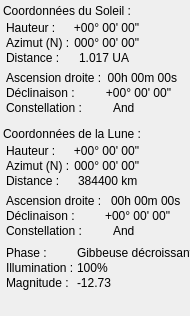
      <widget class="QWidget" name="affichageSoleilLune">
       <property name="geometry">
        <rect>
         <x>0</x>
         <y>0</y>
         <width>190</width>
         <height>316</height>
        </rect>
       </property>
       <property name="font">
        <font/>
       </property>
       <property name="mouseTracking">
        <bool>true</bool>
       </property>
       <widget class="QLabel" name="lbl_coordonneesSoleil">
        <property name="geometry">
         <rect>
          <x>3</x>
          <y>3</y>
          <width>196</width>
          <height>16</height>
         </rect>
        </property>
        <property name="font">
         <font/>
        </property>
        <property name="mouseTracking">
         <bool>true</bool>
        </property>
        <property name="autoFillBackground">
         <bool>true</bool>
        </property>
        <property name="text">
         <string>Coordonnées du Soleil :</string>
        </property>
       </widget>
       <widget class="QLabel" name="lbl_coordonneesLune">
        <property name="geometry">
         <rect>
          <x>3</x>
          <y>126</y>
          <width>196</width>
          <height>16</height>
         </rect>
        </property>
        <property name="font">
         <font/>
        </property>
        <property name="mouseTracking">
         <bool>true</bool>
        </property>
        <property name="autoFillBackground">
         <bool>true</bool>
        </property>
        <property name="text">
         <string>Coordonnées de la Lune :</string>
        </property>
       </widget>
       <widget class="QWidget" name="formLayoutWidget_6">
        <property name="geometry">
         <rect>
          <x>6</x>
          <y>21</y>
          <width>132</width>
          <height>52</height>
         </rect>
        </property>
        <layout class="QFormLayout" name="formLayout_topoSoleil">
         <property name="sizeConstraint">
          <enum>QLayout::SetFixedSize</enum>
         </property>
         <property name="labelAlignment">
          <set>Qt::AlignLeading|Qt::AlignLeft|Qt::AlignVCenter</set>
         </property>
         <property name="horizontalSpacing">
          <number>3</number>
         </property>
         <property name="verticalSpacing">
          <number>1</number>
         </property>
         <item row="0" column="0">
          <widget class="QLabel" name="lbl_hauteurSol">
           <property name="font">
            <font/>
           </property>
           <property name="mouseTracking">
            <bool>true</bool>
           </property>
           <property name="text">
            <string>Hauteur :</string>
           </property>
          </widget>
         </item>
         <item row="1" column="0">
          <widget class="QLabel" name="lbl_azimutSol">
           <property name="font">
            <font/>
           </property>
           <property name="mouseTracking">
            <bool>true</bool>
           </property>
           <property name="text">
            <string extracomment="Azimuth (from the North)">Azimut (N) :</string>
           </property>
          </widget>
         </item>
         <item row="2" column="0">
          <widget class="QLabel" name="lbl_distanceSol">
           <property name="font">
            <font/>
           </property>
           <property name="mouseTracking">
            <bool>true</bool>
           </property>
           <property name="text">
            <string>Distance :</string>
           </property>
          </widget>
         </item>
         <item row="0" column="1">
          <widget class="QLabel" name="hauteurSoleil">
           <property name="font">
            <font/>
           </property>
           <property name="mouseTracking">
            <bool>true</bool>
           </property>
           <property name="text">
            <string notr="true">+00° 00' 00&quot;</string>
           </property>
           <property name="alignment">
            <set>Qt::AlignRight|Qt::AlignTrailing|Qt::AlignVCenter</set>
           </property>
          </widget>
         </item>
         <item row="1" column="1">
          <widget class="QLabel" name="azimutSoleil">
           <property name="font">
            <font/>
           </property>
           <property name="mouseTracking">
            <bool>true</bool>
           </property>
           <property name="text">
            <string notr="true">000° 00' 00&quot;</string>
           </property>
           <property name="alignment">
            <set>Qt::AlignRight|Qt::AlignTrailing|Qt::AlignVCenter</set>
           </property>
          </widget>
         </item>
         <item row="2" column="1">
          <widget class="QLabel" name="distanceSoleil">
           <property name="font">
            <font/>
           </property>
           <property name="mouseTracking">
            <bool>true</bool>
           </property>
           <property name="text">
            <string notr="true">1.017 UA</string>
           </property>
           <property name="indent">
            <number>6</number>
           </property>
          </widget>
         </item>
        </layout>
       </widget>
       <widget class="QWidget" name="formLayoutWidget_7">
        <property name="geometry">
         <rect>
          <x>6</x>
          <y>71</y>
          <width>170</width>
          <height>52</height>
         </rect>
        </property>
        <layout class="QFormLayout" name="formLayout_equatSol">
         <property name="sizeConstraint">
          <enum>QLayout::SetFixedSize</enum>
         </property>
         <property name="labelAlignment">
          <set>Qt::AlignLeading|Qt::AlignLeft|Qt::AlignVCenter</set>
         </property>
         <property name="horizontalSpacing">
          <number>3</number>
         </property>
         <property name="verticalSpacing">
          <number>1</number>
         </property>
         <item row="0" column="0">
          <widget class="QLabel" name="lbl_ascensionDroiteSol">
           <property name="font">
            <font/>
           </property>
           <property name="mouseTracking">
            <bool>true</bool>
           </property>
           <property name="text">
            <string>Ascension droite :</string>
           </property>
          </widget>
         </item>
         <item row="1" column="0">
          <widget class="QLabel" name="lbl_declinaisonSol">
           <property name="font">
            <font/>
           </property>
           <property name="mouseTracking">
            <bool>true</bool>
           </property>
           <property name="text">
            <string>Déclinaison :</string>
           </property>
          </widget>
         </item>
         <item row="2" column="0">
          <widget class="QLabel" name="lbl_constellationSol">
           <property name="font">
            <font/>
           </property>
           <property name="mouseTracking">
            <bool>true</bool>
           </property>
           <property name="text">
            <string>Constellation :</string>
           </property>
          </widget>
         </item>
         <item row="0" column="1">
          <widget class="QLabel" name="ascensionDroiteSoleil">
           <property name="font">
            <font/>
           </property>
           <property name="mouseTracking">
            <bool>true</bool>
           </property>
           <property name="text">
            <string notr="true">00h 00m 00s</string>
           </property>
           <property name="alignment">
            <set>Qt::AlignRight|Qt::AlignTrailing|Qt::AlignVCenter</set>
           </property>
           <property name="indent">
            <number>2</number>
           </property>
          </widget>
         </item>
         <item row="1" column="1">
          <widget class="QLabel" name="declinaisonSoleil">
           <property name="font">
            <font/>
           </property>
           <property name="mouseTracking">
            <bool>true</bool>
           </property>
           <property name="text">
            <string notr="true">+00° 00' 00&quot;</string>
           </property>
           <property name="alignment">
            <set>Qt::AlignRight|Qt::AlignTrailing|Qt::AlignVCenter</set>
           </property>
           <property name="indent">
            <number>8</number>
           </property>
          </widget>
         </item>
         <item row="2" column="1">
          <widget class="QLabel" name="constellationSoleil">
           <property name="font">
            <font/>
           </property>
           <property name="mouseTracking">
            <bool>true</bool>
           </property>
           <property name="text">
            <string notr="true">And</string>
           </property>
           <property name="indent">
            <number>8</number>
           </property>
          </widget>
         </item>
        </layout>
       </widget>
       <widget class="QWidget" name="formLayoutWidget_8">
        <property name="geometry">
         <rect>
          <x>6</x>
          <y>144</y>
          <width>132</width>
          <height>52</height>
         </rect>
        </property>
        <layout class="QFormLayout" name="formLayout_topoLune">
         <property name="sizeConstraint">
          <enum>QLayout::SetFixedSize</enum>
         </property>
         <property name="labelAlignment">
          <set>Qt::AlignLeading|Qt::AlignLeft|Qt::AlignVCenter</set>
         </property>
         <property name="horizontalSpacing">
          <number>3</number>
         </property>
         <property name="verticalSpacing">
          <number>1</number>
         </property>
         <item row="0" column="0">
          <widget class="QLabel" name="lbl_hauteurLune">
           <property name="font">
            <font/>
           </property>
           <property name="mouseTracking">
            <bool>true</bool>
           </property>
           <property name="text">
            <string>Hauteur :</string>
           </property>
          </widget>
         </item>
         <item row="1" column="0">
          <widget class="QLabel" name="lbl_azimutLune">
           <property name="font">
            <font/>
           </property>
           <property name="mouseTracking">
            <bool>true</bool>
           </property>
           <property name="text">
            <string extracomment="Azimuth (from the North)">Azimut (N) :</string>
           </property>
          </widget>
         </item>
         <item row="2" column="0">
          <widget class="QLabel" name="lbl_distanceLune">
           <property name="font">
            <font/>
           </property>
           <property name="mouseTracking">
            <bool>true</bool>
           </property>
           <property name="text">
            <string>Distance :</string>
           </property>
          </widget>
         </item>
         <item row="0" column="1">
          <widget class="QLabel" name="hauteurLune">
           <property name="font">
            <font/>
           </property>
           <property name="mouseTracking">
            <bool>true</bool>
           </property>
           <property name="text">
            <string notr="true">+00° 00' 00&quot;</string>
           </property>
           <property name="alignment">
            <set>Qt::AlignRight|Qt::AlignTrailing|Qt::AlignVCenter</set>
           </property>
          </widget>
         </item>
         <item row="1" column="1">
          <widget class="QLabel" name="azimutLune">
           <property name="font">
            <font/>
           </property>
           <property name="mouseTracking">
            <bool>true</bool>
           </property>
           <property name="text">
            <string notr="true">000° 00' 00&quot;</string>
           </property>
           <property name="alignment">
            <set>Qt::AlignRight|Qt::AlignTrailing|Qt::AlignVCenter</set>
           </property>
          </widget>
         </item>
         <item row="2" column="1">
          <widget class="QLabel" name="distanceLune">
           <property name="font">
            <font/>
           </property>
           <property name="mouseTracking">
            <bool>true</bool>
           </property>
           <property name="text">
            <string notr="true">384400 km</string>
           </property>
           <property name="indent">
            <number>5</number>
           </property>
          </widget>
         </item>
        </layout>
       </widget>
       <widget class="QWidget" name="formLayoutWidget_9">
        <property name="geometry">
         <rect>
          <x>6</x>
          <y>194</y>
          <width>170</width>
          <height>52</height>
         </rect>
        </property>
        <layout class="QFormLayout" name="formLayout_equatLune">
         <property name="sizeConstraint">
          <enum>QLayout::SetFixedSize</enum>
         </property>
         <property name="labelAlignment">
          <set>Qt::AlignLeading|Qt::AlignLeft|Qt::AlignVCenter</set>
         </property>
         <property name="horizontalSpacing">
          <number>3</number>
         </property>
         <property name="verticalSpacing">
          <number>1</number>
         </property>
         <item row="0" column="0">
          <widget class="QLabel" name="lbl_ascensionDroiteLune">
           <property name="font">
            <font/>
           </property>
           <property name="mouseTracking">
            <bool>true</bool>
           </property>
           <property name="text">
            <string>Ascension droite :</string>
           </property>
          </widget>
         </item>
         <item row="1" column="0">
          <widget class="QLabel" name="lbl_declinaisonLune">
           <property name="font">
            <font/>
           </property>
           <property name="mouseTracking">
            <bool>true</bool>
           </property>
           <property name="text">
            <string>Déclinaison :</string>
           </property>
          </widget>
         </item>
         <item row="2" column="0">
          <widget class="QLabel" name="lbl_constellationLune">
           <property name="font">
            <font/>
           </property>
           <property name="mouseTracking">
            <bool>true</bool>
           </property>
           <property name="text">
            <string>Constellation :</string>
           </property>
          </widget>
         </item>
         <item row="0" column="1">
          <widget class="QLabel" name="ascensionDroiteLune">
           <property name="font">
            <font/>
           </property>
           <property name="mouseTracking">
            <bool>true</bool>
           </property>
           <property name="text">
            <string notr="true">00h 00m 00s</string>
           </property>
           <property name="indent">
            <number>6</number>
           </property>
          </widget>
         </item>
         <item row="1" column="1">
          <widget class="QLabel" name="declinaisonLune">
           <property name="font">
            <font/>
           </property>
           <property name="mouseTracking">
            <bool>true</bool>
           </property>
           <property name="text">
            <string notr="true">+00° 00' 00&quot;</string>
           </property>
          </widget>
         </item>
         <item row="2" column="1">
          <widget class="QLabel" name="constellationLune">
           <property name="font">
            <font/>
           </property>
           <property name="mouseTracking">
            <bool>true</bool>
           </property>
           <property name="text">
            <string notr="true">And</string>
           </property>
           <property name="indent">
            <number>8</number>
           </property>
          </widget>
         </item>
        </layout>
       </widget>
       <widget class="QWidget" name="formLayoutWidget_10">
        <property name="geometry">
         <rect>
          <x>6</x>
          <y>246</y>
          <width>193</width>
          <height>52</height>
         </rect>
        </property>
        <layout class="QFormLayout" name="formLayout_phaseLune">
         <property name="sizeConstraint">
          <enum>QLayout::SetFixedSize</enum>
         </property>
         <property name="labelAlignment">
          <set>Qt::AlignLeading|Qt::AlignLeft|Qt::AlignVCenter</set>
         </property>
         <property name="horizontalSpacing">
          <number>3</number>
         </property>
         <property name="verticalSpacing">
          <number>1</number>
         </property>
         <item row="0" column="0">
          <widget class="QLabel" name="lbl_phaseLune">
           <property name="font">
            <font/>
           </property>
           <property name="mouseTracking">
            <bool>true</bool>
           </property>
           <property name="text">
            <string extracomment="Moon phase">Phase :</string>
           </property>
          </widget>
         </item>
         <item row="1" column="0">
          <widget class="QLabel" name="lbl_illuminationLune">
           <property name="font">
            <font/>
           </property>
           <property name="mouseTracking">
            <bool>true</bool>
           </property>
           <property name="text">
            <string>Illumination :</string>
           </property>
          </widget>
         </item>
         <item row="2" column="0">
          <widget class="QLabel" name="lbl_magnitudeLune">
           <property name="font">
            <font/>
           </property>
           <property name="mouseTracking">
            <bool>true</bool>
           </property>
           <property name="text">
            <string>Magnitude :</string>
           </property>
          </widget>
         </item>
         <item row="0" column="1">
          <widget class="QLabel" name="phaseLune">
           <property name="font">
            <font/>
           </property>
           <property name="mouseTracking">
            <bool>true</bool>
           </property>
           <property name="text">
            <string notr="true">Gibbeuse décroissante</string>
           </property>
          </widget>
         </item>
         <item row="1" column="1">
          <widget class="QLabel" name="illuminationLune">
           <property name="font">
            <font/>
           </property>
           <property name="mouseTracking">
            <bool>true</bool>
           </property>
           <property name="text">
            <string notr="true">100%</string>
           </property>
          </widget>
         </item>
         <item row="2" column="1">
          <widget class="QLabel" name="magnitudeLune">
           <property name="font">
            <font/>
           </property>
           <property name="mouseTracking">
            <bool>true</bool>
           </property>
           <property name="text">
            <string notr="true">-12.73</string>
           </property>
          </widget>
         </item>
        </layout>
       </widget>
      </widget>
